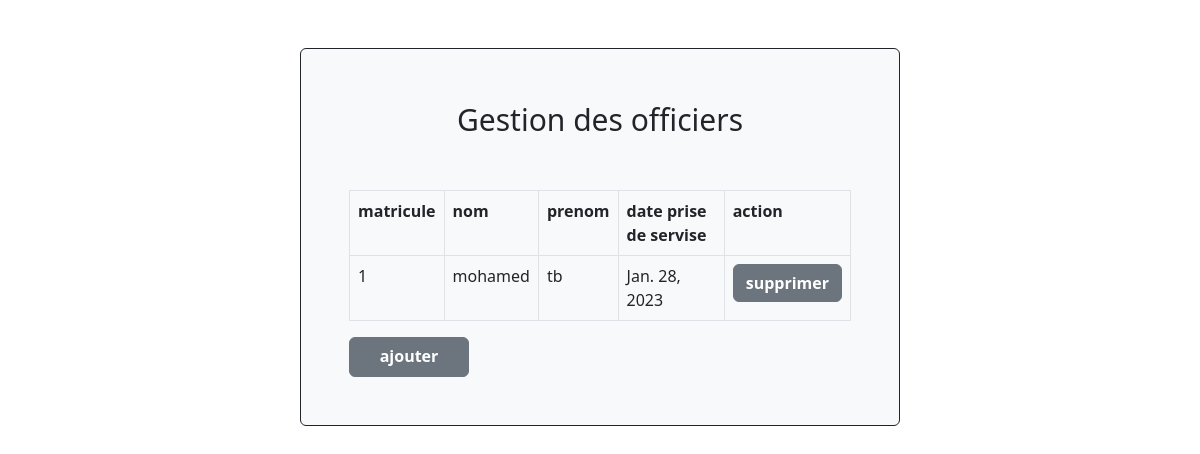
Page /mairePage/ on the committed database.
### app1/models.py (models this page shows, shortened)
class Officier(models.Model):
    bureau = models.ForeignKey ( Bureauetatcivile , on_delete = models.CASCADE,null = True )
    matricule = models.BigIntegerField(unique = True,default=matricul)
    nom = models.CharField(max_length = 50)
    prenom = models.CharField(max_length = 50)
    datePriseService = models.DateField()

### app1/views.py (the view)
# urls.py: path('mairePage/', views.afficherOff,name="mairePage"),
def afficherOff(request):
    total=Officier.objects.all()
    return render(request,'mairePage.html', {'total':total })

### templates/mairePage.html (shortened to what this page needs)
<!DOCTYPE html>
{% load static %}
<html lang="en">
<head>
    <link rel="stylesheet" href="/static/css/bootstrap.min.css">
</head>
<body>
    <br><br>
    <div class="border border-dark mx-auto w-50 p-5 pb-5 rounded bg-light">
        <center style="font-size: 30px;">Gestion des officiers</center>
        <table class="table table-bordered mt-5">
            <tr>
                <th>matricule</th>
                <th>nom</th>
                <th>prenom</th>
                <th>date prise de servise</th>
                <th>action</th>
            </tr>
            {% for offic in total %}
            <tr>
                <td>{{ offic.matricule }}</td>
                <td>{{ offic.nom }}</td>
                <td>{{ offic.prenom }}</td>
                <td>{{ offic.datePriseService }}</td>
                <td><a href="/SupprimerOff/{{ offic.id }}" class="btn btn-secondary btn-xs" style="font-weight: bold;" data-title="Edit"
                        data-toggle="modal" data-target="#edit">supprimer</a>
                </td>
            </tr>
            {% endfor %}
    </table>
    <a href="{% url 'ADD_off' %}" class="btn btn-secondary btn-xs" style="width: 120px;height: 40px;font-weight: bold" data-title="Edit"
                        data-toggle="modal" data-target="#edit">ajouter</a>
</div>
</body>
</html>

### rows in the picture
Officier: matricule "1", nom "mohamed", prenom "tb", datePriseService "Jan. 28, 2023"
